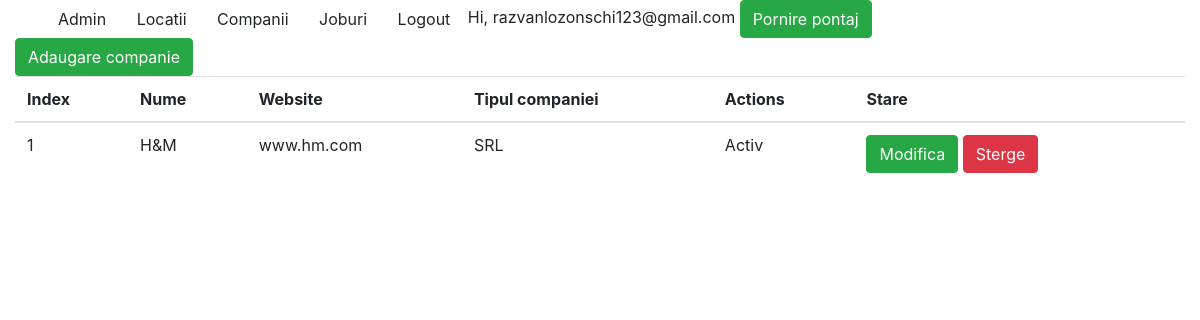
/companies/ (signed in), run on the app's committed database.
### aplicatie2/models.py (models this page shows, shortened)
class Companies(models.Model):
    nume=models.CharField(max_length=100)
    website=models.CharField(max_length=50)
    tip_companie=models.CharField(max_length=10, choices=tipuri_companie)
    active=models.BooleanField(default=True)

### aplicatie2/views.py (the view)
# urls.py: path('', views.CompaniesView.as_view(), name='lista_companii'),
class CompaniesView(LoginRequiredMixin, ListView):
    model = Companies
    template_name = 'aplicatie2/companies_index.html'

### proiect/contex_processors.py (called while the page is built)
def is_ready_to_work(request):
    if request.user.is_authenticated:
        if Pontaj.objects.filter(user_id=request.user.id, end_date=None).exists():
            return {'ready_to_work': False}
        return {'ready_to_work': True}
    return {}

### templates/aplicatie2/companies_index.html
{% extends 'base.html' %}
{% block content %}
    <a href="{% url 'companies:adauga' %}" class="btn btn-success">Adaugare companie</a>
    <br>
    <table class="table">
            <thead>
                <tr>
                    <th>Index</th>
                    <th>Nume</th>
                    <th>Website</th>
                    <th>Tipul companiei</th>
                    <th>Actions</th>
                    <th>Stare</th>
                </tr>
            </thead>
            <tbody>
                {% for item in companies_list %}
                    <tr>
                        <td>{{ forloop.counter }}</td>
                        <td>{{ item.nume }}</td>
                        <td>{{ item.website }}</td>
                        <td>{{ item.tip_companie }}</td>
                        <td>{% if item.active == 1 %}
                        <span>Activ</span>
                        {% else %}
                        <span>Inactiv</span>
                        {% endif %}
                        </td>
                        <td>
                         <a href="{% url 'companies:modifica' item.id %}" class="btn btn-success">Modifica</a>
                         {% if item.active == 1 %}
                            <a href="{% url 'companies:sterge' item.id %}" class="btn btn-danger">Sterge</a>
                         {% else %}
                            <a href="{% url 'companies:activeaza' item.id %}" class="btn btn-info">Activeaza</a>
                         {% endif %}
                        </td>
                    </tr>
                {% endfor %}
            </tbody>
        </table>
{% endblock %}

### templates/base.html
<html>
<head>
    <link rel="stylesheet" href="https://stackpath.bootstrapcdn.com/bootstrap/4.4.1/css/bootstrap.min.css">
</head>
<body>
<div class="container">
    <div class="row">
        <div class="col-md-12">
            <nav>
                <a class="btn" href="/admin">Admin</a>
                {% if request.user.is_authenticated %}
                    <a class="btn" href="{% url 'locations:lista_locatii' %}">Locatii</a>
                    <a class="btn" href="{% url 'companies:lista_companii' %}">Companii</a>
                    <a class="btn" href="{% url 'jobs:lista_joburi' %}">Joburi</a>
                    <a class="btn" href="{% url 'logout' %}">Logout</a>
                    <span>Hi, {{ request.user.username }}</span>
                    {% if ready_to_work is False %}
                        <a href="{% url 'userprofile:stop_pontaj' %}" class="btn btn-danger">Oprire pontaj</a>
                    {% else %}
                        <a href="{% url 'userprofile:start_pontaj' %}" class="btn btn-success">Pornire pontaj</a>
                    {% endif %}
                {% endif %}
            </nav>
        </div>
    </div>
</div>
<div class="col-md-12">
{% block content %}
{% endblock %}
</div>
</body>
</html>

### data on the page
Companies: nume "H&M", website "www.hm.com", tip_companie "SRL", active "Activ"

### other printed values
{{ request.user.username }} "razvanlozonschi123@gmail.com"
